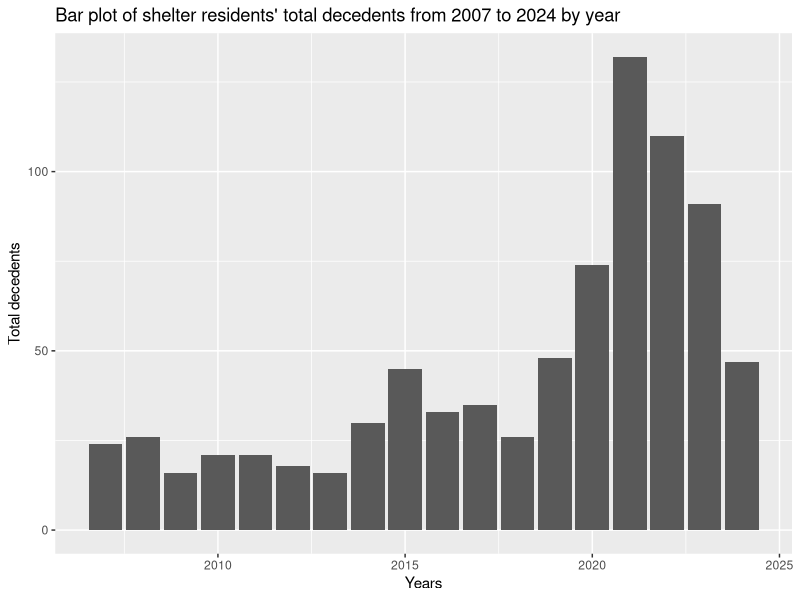

Generate this figure with R:
## ---- chunk 1
#| include: false
#| warning: false
#| message: false

library(tidyverse)
library(knitr)
## ---- chunk 2
#| label: fig-data
#| fig-cap: Data of total decedents each year
#| echo: false
data <- read_csv(here::here("data/analysis_data/analysis_data.csv"))
knitr::kable(data)
## ---- chunk 3
#| label: fig-graph
#| fig-cap: Barplot of Total decedents each year
#| fig-width: 10
#| echo: false
data |> 
  ggplot(aes(x = year, y = total_decedents)) +
  geom_bar(stat="identity") +
  ggtitle("Bar plot of shelter residents' total decedents from 2007 to 2024 by year") +
  xlab("Years") +
  ylab("Total decedents")

